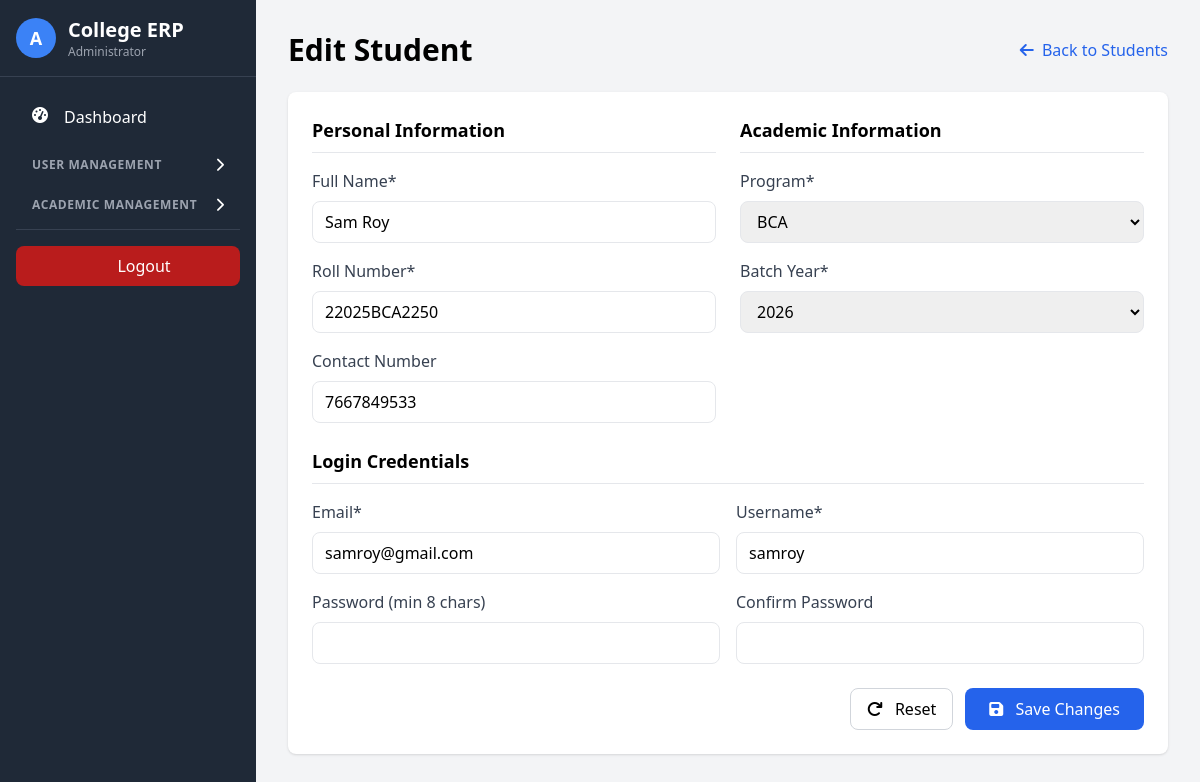
Page /admin/edit_student.php?id=1 (signed in) on the committed database.
### tables this page shows
CREATE TABLE IF NOT EXISTS `students` (
  `student_id` int NOT NULL AUTO_INCREMENT,
  `user_id` int DEFAULT NULL,
  `full_name` varchar(100) NOT NULL,
  `roll_number` varchar(20) NOT NULL,
  `program` varchar(50) NOT NULL,
  `batch` year NOT NULL,
  `contact` varchar(20) DEFAULT NULL,
  PRIMARY KEY (`student_id`),
  UNIQUE KEY `roll_number` (`roll_number`),
  UNIQUE KEY `user_id` (`user_id`)
);

CREATE TABLE IF NOT EXISTS `programs` (
  `program_id` int NOT NULL AUTO_INCREMENT,
  `program_name` varchar(100) NOT NULL,
  `duration_years` int NOT NULL,
  `description` text,
  `department_id` int DEFAULT NULL,
  `total_core_courses` int NOT NULL DEFAULT '0',
  `total_elective_courses` int NOT NULL DEFAULT '0',
  `elective_options` int NOT NULL DEFAULT '0',
  PRIMARY KEY (`program_id`)
);

CREATE TABLE IF NOT EXISTS `users` (
  `id` int NOT NULL AUTO_INCREMENT,
  `username` varchar(50) NOT NULL,
  `password` varchar(255) NOT NULL,
  `email` varchar(100) NOT NULL,
  `role` enum('admin','faculty','staff','student') NOT NULL,
  `created_at` timestamp NULL DEFAULT CURRENT_TIMESTAMP,
  PRIMARY KEY (`id`),
  UNIQUE KEY `username` (`username`),
  UNIQUE KEY `email` (`email`)
);

### admin/edit_student.php (the view, shortened to what this page needs)
<?php
require_once '../config/db.php';
$programs = $pdo->query("SELECT * FROM programs ORDER BY program_name")->fetchAll();
$student_id = (int)$_GET['id'];
$stmt = $pdo->prepare("SELECT s.*, u.email, u.username FROM students s JOIN users u ON s.user_id = u.id WHERE s.student_id = ?");
$stmt->execute([$student_id]);
$student = $stmt->fetch(PDO::FETCH_ASSOC);
?>
<!DOCTYPE html>
<html lang="en">
<head>
    <script src="https://cdn.tailwindcss.com"></script>
    <link rel="stylesheet" href="https://cdnjs.cloudflare.com/ajax/libs/font-awesome/6.0.0/css/all.min.css">
</head>
<body class="bg-gray-100">
<div class="md:flex">
<?php include '../includes/admin_sidebar.php'; ?>
    <div class="main-content p-8 mt-16 md:mt-0 mt-16 md:ml-64 w-full">
        <div class="flex justify-between items-center mb-6">
            <h1 class="text-3xl font-bold">Edit Student</h1>
            <a href="manage_students.php" class="text-blue-600 hover:text-blue-800">
                <i class="fas fa-arrow-left mr-1"></i> Back to Students
            </a>
        </div>
        <div class="bg-white p-6 rounded-lg shadow">
            <form method="post">
                <div class="grid grid-cols-1 md:grid-cols-2 gap-6">
                    <div class="space-y-4">
                        <h3 class="text-lg font-semibold border-b pb-2">Personal Information</h3>
                        <div>
                            <label class="block text-gray-700 mb-2">Full Name*</label>
                            <input type="text" name="full_name" required
                                   class="w-full px-3 py-2 border rounded-lg focus:outline-none focus:ring-2 focus:ring-blue-500"
                                   value="<?= isset($_SESSION['form_data']['full_name']) ? htmlspecialchars($_SESSION['form_data']['full_name']) : htmlspecialchars($student['full_name']) ?>">
                        </div>
                        <div>
                            <label class="block text-gray-700 mb-2">Roll Number*</label>
                            <input type="text" name="roll_number" required
                                   class="w-full px-3 py-2 border rounded-lg focus:outline-none focus:ring-2 focus:ring-blue-500"
                                   value="<?= isset($_SESSION['form_data']['roll_number']) ? htmlspecialchars($_SESSION['form_data']['roll_number']) : htmlspecialchars($student['roll_number']) ?>">
                        </div>
                        <div>
                            <label class="block text-gray-700 mb-2">Contact Number</label>
                            <input type="text" name="contact"
                                   class="w-full px-3 py-2 border rounded-lg focus:outline-none focus:ring-2 focus:ring-blue-500"
                                   value="<?= isset($_SESSION['form_data']['contact']) ? htmlspecialchars($_SESSION['form_data']['contact']) : htmlspecialchars($student['contact']) ?>">
                        </div>
                    </div>
                    <div class="space-y-4">
                        <h3 class="text-lg font-semibold border-b pb-2">Academic Information</h3>
                        <div>
                            <label class="block text-gray-700 mb-2">Program*</label>
                            <select name="program_id" required
                                    class="w-full px-3 py-2 border rounded-lg focus:outline-none focus:ring-2 focus:ring-blue-500">
                                <?php foreach ($programs as $program): ?>
                                <option value="<?= $program['program_id'] ?>"
                                    <?= (isset($_SESSION['form_data']['program_id']) && $_SESSION['form_data']['program_id'] == $program['program_id']) || $student['program'] == $program['program_id'] ? 'selected' : '' ?>>
                                    <?= htmlspecialchars($program['program_name']) ?>
                                </option>
                                <?php endforeach; ?>
                            </select>
                        </div>
                        <div>
                            <label class="block text-gray-700 mb-2">Batch Year*</label>
                            <select name="batch" required
                                    class="w-full px-3 py-2 border rounded-lg focus:outline-none focus:ring-2 focus:ring-blue-500">
                                <?php for ($year = date('Y') + 1; $year >= 2000; $year--): ?>
                                <option value="<?= $year ?>"
                                    <?= (isset($_SESSION['form_data']['batch']) && $_SESSION['form_data']['batch'] == $year) || $student['batch'] == $year ? 'selected' : '' ?>>
                                    <?= $year ?>
                                </option>
                                <?php endfor; ?>
                            </select>
                        </div>
                    </div>
                    <div class="space-y-4 md:col-span-2">
                        <h3 class="text-lg font-semibold border-b pb-2">Login Credentials</h3>
                        <div class="grid grid-cols-1 md:grid-cols-2 gap-4">
                            <div>
                                <label class="block text-gray-700 mb-2">Email*</label>
                                <input type="email" name="email" required
                                       class="w-full px-3 py-2 border rounded-lg focus:outline-none focus:ring-2 focus:ring-blue-500"
                                       value="<?= isset($_SESSION['form_data']['email']) ? htmlspecialchars($_SESSION['form_data']['email']) : htmlspecialchars($student['email']) ?>">
                            </div>
                            <div>
                                <label class="block text-gray-700 mb-2">Username*</label>
                                <input type="text" name="username" required
                                       class="w-full px-3 py-2 border rounded-lg focus:outline-none focus:ring-2 focus:ring-blue-500"
                                       value="<?= isset($_SESSION['form_data']['username']) ? htmlspecialchars($_SESSION['form_data']['username']) : htmlspecialchars($student['username']) ?>">
                            </div>
                            <div>
                                <label class="block text-gray-700 mb-2">Password (min 8 chars)</label>
                                <input type="password" name="password"
                                       class="w-full px-3 py-2 border rounded-lg focus:outline-none focus:ring-2 focus:ring-blue-500">
                            </div>
                            <div>
                                <label class="block text-gray-700 mb-2">Confirm Password</label>
                                <input type="password" name="confirm_password"
                                       class="w-full px-3 py-2 border rounded-lg focus:outline-none focus:ring-2 focus:ring-blue-500">
                            </div>
                        </div>
                    </div>
                </div>
                <div class="mt-6 flex justify-end">
                    <button type="reset" class="px-4 py-2 border border-gray-300 rounded-lg hover:bg-gray-100 transition mr-3">
                        <i class="fas fa-redo mr-2"></i> Reset
                    </button>
                    <button type="submit" name="update_student" class="bg-blue-600 text-white px-6 py-2 rounded-lg hover:bg-blue-700 transition">
                        <i class="fas fa-save mr-2"></i> Save Changes
                    </button>
                </div>
            </form>
        </div>
    </div>
</div>
</body>
</html>

### rows in the picture
students: full_name "Sam Roy", roll_number "22025BCA2250", contact "7667849533", program_id "BCA", batch "2026", email "samroy@gmail.com", username "samroy"
